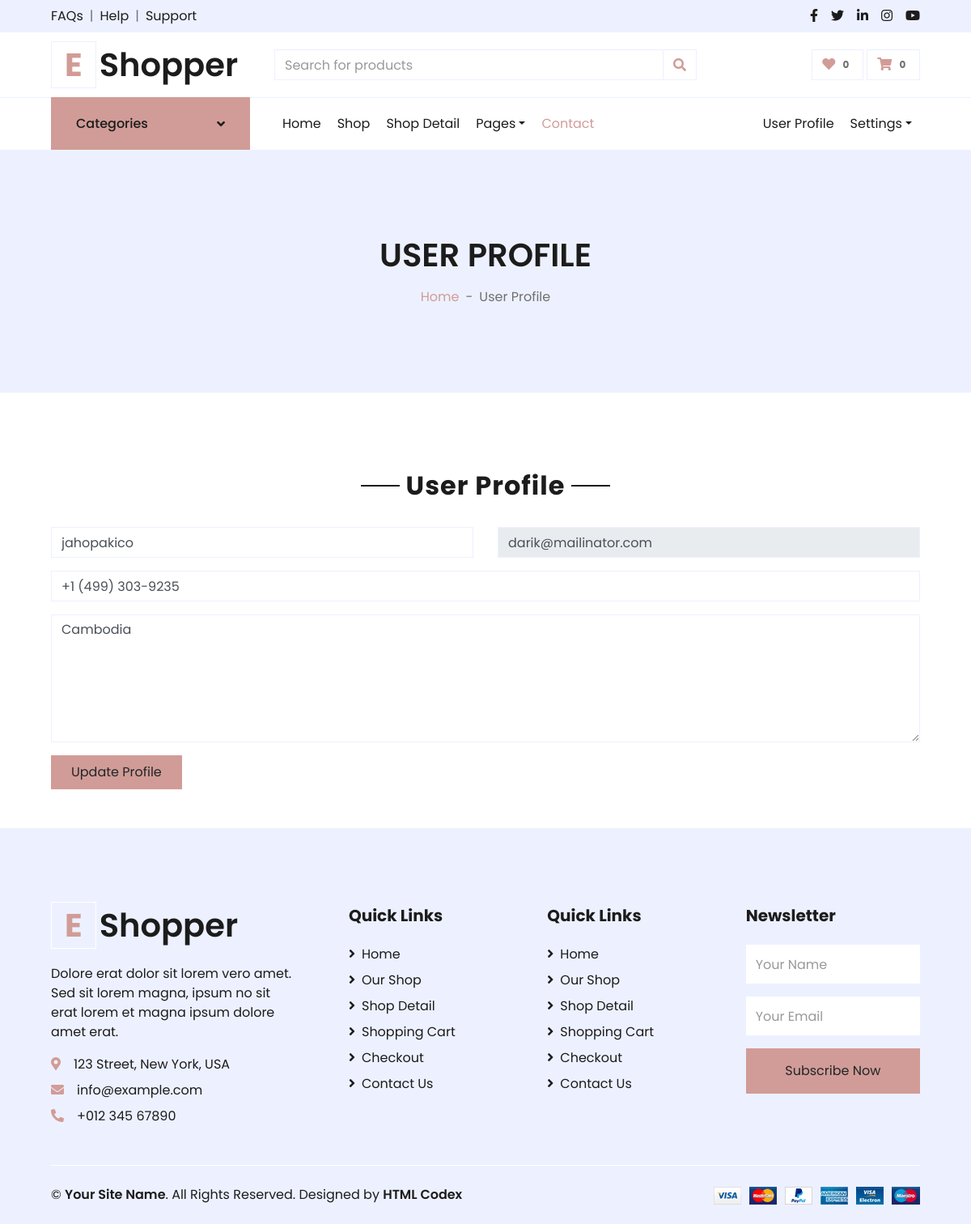
The page /userprofile.php (signed in) on the database its author committed.
### tables this page shows
CREATE TABLE `users` (
  `id` int NOT NULL,
  `name` varchar(255) NOT NULL,
  `role` int NOT NULL COMMENT '1 => admin,\r\n2 => staff\r\n3 => customer\r\n',
  `email` varchar(255) NOT NULL,
  `phone_number` varchar(255) NOT NULL,
  `address` text NOT NULL,
  `password` text NOT NULL,
  `deleted_at` int DEFAULT '0'
);

### userprofile.php (the view, shortened to what this page needs)
<?php
    include_once('header.php');
    $id = $_SESSION['user']['id'];
    $select_user = "SELECT * FROM users
                    WHERE id = '$id'
                   ";
    $select_user_query = mysqli_query($connect,$select_user);
    $row = mysqli_fetch_assoc($select_user_query);
?>
    <div class="container-fluid bg-secondary mb-5">
        <div class="d-flex flex-column align-items-center justify-content-center" style="min-height: 300px">
            <h1 class="font-weight-semi-bold text-uppercase mb-3">User Profile</h1>
            <div class="d-inline-flex">
                <p class="m-0"><a href="index.php">Home</a></p>
                <p class="m-0 px-2">-</p>
                <p class="m-0">User Profile</p>
            </div>
        </div>
    </div>
    <div class="container-fluid pt-5">
        <div class="text-center mb-4">
            <h2 class="section-title px-5"><span class="px-2">User Profile</span></h2>
        </div>
        <div class="row px-xl-5">
            <div class="contact-form col-12">
                <form action="userprofile.php" method="POST">
                    <div class="row mb-3">
                        <div class="col-md-6">
                            <div class="control-group">
                                <input type="text" name="name" class="form-control" id="name" placeholder="Your Name"
                                required="required" value="<?php echo $_POST['name'] ?? $row['name']; ?>"  required/>
                            </div>
                        </div>
                        <div class="col-md-6">
                            <div class="control-group">
                                <input type="email" class="form-control" name="email" id="email" placeholder="Your Email"
                                required="required" value="<?php echo $_POST['email'] ?? $row['email']; ?>"  readonly/>
                            </div>
                        </div>
                    </div>
                    <div class="control-group mb-3">
                        <input type="text" class="form-control" name="phone_number" id="phone_number" placeholder="Phone Number"
                        required="required" value="<?php echo $_POST['phone_number'] ?? $row['phone_number']; ?>" required/>
                    </div>
                    <div class="control-group mb-3">
                        <textarea class="form-control" rows="6" name="address" id="address" placeholder="Address"
                        required="required" required><?php echo $_POST['address'] ?? $row['address']; ?></textarea>
                    </div>
                        <button class="btn btn-primary py-2 px-4" type="submit"  name="btnSubmit" id="sendMessageButton">Update Profile</button>
                    </div>
            </div>
        </div>
<?php
    include_once('footer.php');
?>

### rows shown on the page
users: name "jahopakico", email "darik@mailinator.com", phone_number "+1 (499) 303-9235", address "Cambodia"
